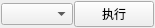
<?xml version="1.0" encoding="UTF-8"?>
<ui version="4.0">
 <class>PlugForm</class>
 <widget class="QWidget" name="PlugForm">
  <property name="geometry">
   <rect>
    <x>0</x>
    <y>0</y>
    <width>147</width>
    <height>25</height>
   </rect>
  </property>
  <property name="windowTitle">
   <string>Form</string>
  </property>
  <layout class="QHBoxLayout" name="horizontalLayout">
   <property name="spacing">
    <number>1</number>
   </property>
   <property name="leftMargin">
    <number>1</number>
   </property>
   <property name="topMargin">
    <number>1</number>
   </property>
   <property name="rightMargin">
    <number>1</number>
   </property>
   <property name="bottomMargin">
    <number>1</number>
   </property>
   <item>
    <widget class="QComboBox" name="comboBox"/>
   </item>
   <item>
    <widget class="QPushButton" name="pushButton">
     <property name="text">
      <string>执行</string>
     </property>
    </widget>
   </item>
  </layout>
 </widget>
 <resources/>
 <connections/>
</ui>
